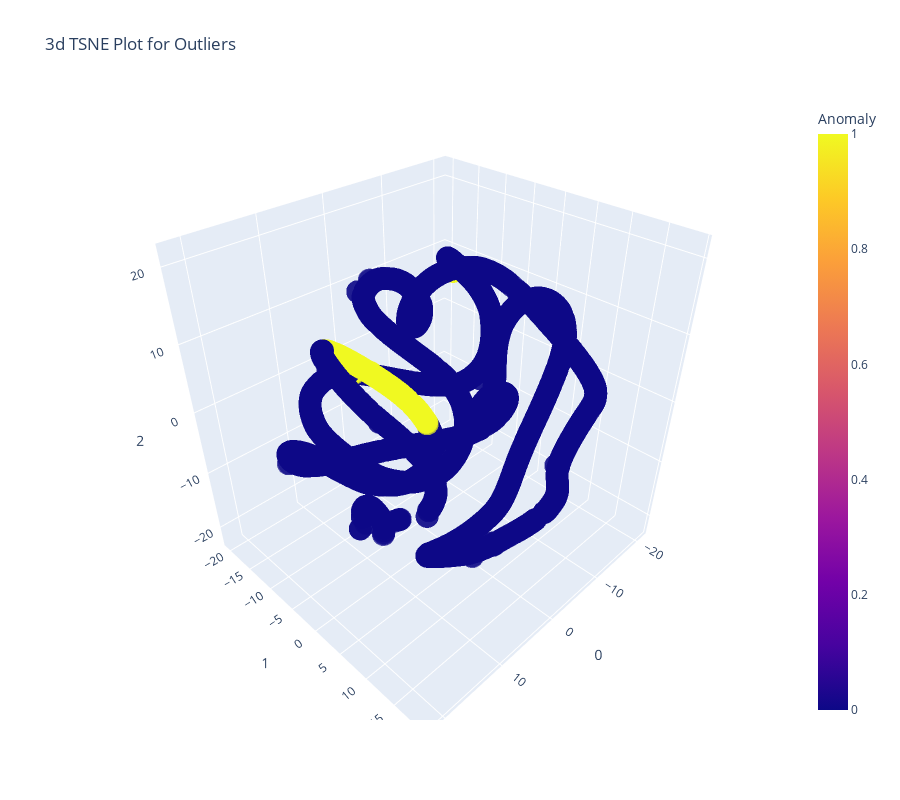

Notebook cell for this chart:
### Code cell
cluster = create_model(model = 'cluster')
plot_model(cluster)

### Figure 1 — Plotly figure (JSON) as saved in the notebook; plotly's stock layout.template omitted (floating-point values rounded to 4 significant figures; data arrays with more than 128 entries replaced by an {"elided": "..."} marker saying what was removed)
{"data": [{"customdata": {"elided": "3075x1 int values"}, "hovertemplate": "0=%{x}<br>1=%{y}<br>2=%{z}<br>Feature=%{customdata[0]}<br>Anomaly=%{marker.color}<extra></extra>", "legendgroup": "", "marker": {"color": {"elided": "3075 int values"}, "coloraxis": "coloraxis", "opacity": 0.7, "symbol": "circle"}, "mode": "markers", "name": "", "scene": "scene", "showlegend": false, "type": "scatter3d", "x": {"elided": "3075 float values"}, "y": {"elided": "3075 float values"}, "z": {"elided": "3075 float values"}}], "layout": {"coloraxis": {"colorbar": {"title": {"text": "Anomaly"}}, "colorscale": [[0, "#0d0887"], [0.1111, "#46039f"], [0.2222, "#7201a8"], [0.3333, "#9c179e"], [0.4444, "#bd3786"], [0.5556, "#d8576b"], [0.6667, "#ed7953"], [0.7778, "#fb9f3a"], [0.8889, "#fdca26"], [1, "#f0f921"]]}, "height": 800, "legend": {"tracegroupgap": 0}, "scene": {"domain": {"x": [0, 1], "y": [0, 1]}, "xaxis": {"title": {"text": "0"}}, "yaxis": {"title": {"text": "1"}}, "zaxis": {"title": {"text": "2"}}}, "title": {"text": "3d TSNE Plot for Outliers"}, "width": 900}}
